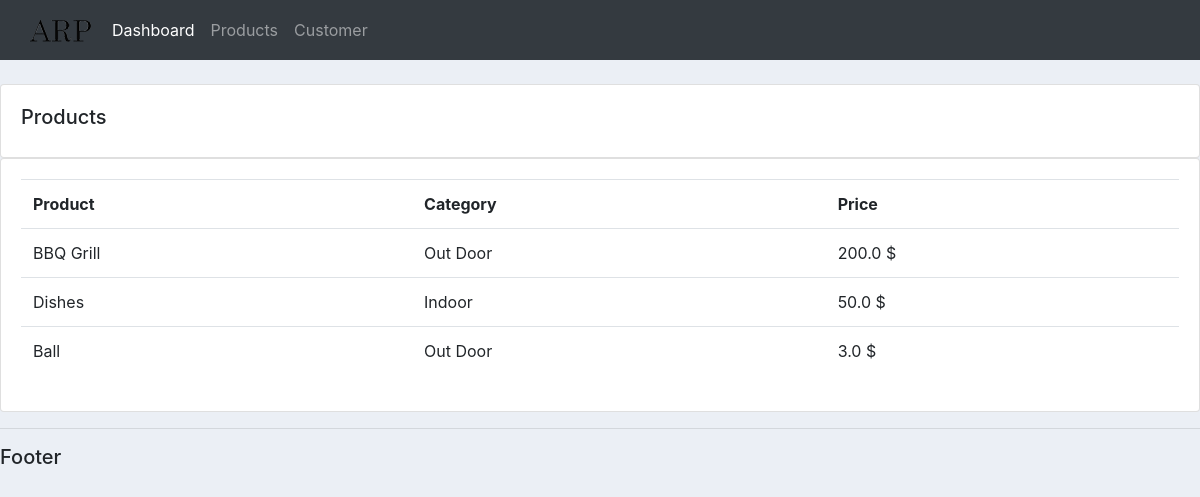
Screenshot of /products/ with the database file from the repository.
### accounts/models.py (models this page shows, shortened)
class Product(models.Model):
    CATEGORY = (  # drop down menu for category
        ('Indoor', 'Indoor'),
        ('Out Door', 'Out Door')
    )
    name = models.CharField(max_length=200, null=True)
    price = models.FloatField(null=True)
    category = models.CharField(max_length=200, null=True, choices=CATEGORY)  # **
    description = models.CharField(max_length=200, null=True,blank=True)
    date_created = models.DateTimeField(auto_now_add=True, null=True)
    tag = models.ManyToManyField(Tag)  # *****

### accounts/views.py (the view)
# urls.py: path('products/', views.products),
def products(request):
    products = Product.objects.all()
    return render(request, 'accounts/products.html',
                  {'products': products})  # third item: to throw out variables to template

### accounts/templates/accounts/products.html
{% extends 'accounts/main.html' %}
{% block content %}
    <br>
    <div class="row">
        <div class="col-md">
            <div class="card card-body">
                <h5>Products</h5>
            </div>
            <div class="card card-body">
                <table class="table">
                    <tr>
                        <th>Product</th>
                        <th>Category</th>
                        <th>Price</th>
                    </tr>
                    {% for i in products %}
                        <tr>
                            <td>{{ i.name }}</td>
                            <td>{{ i.category }}</td>
                            <td>{{ i.price }} $</td>
                        </tr>
                    {% endfor %}
                </table>
            </div>
        </div>
    </div>
{% endblock %}

### static/css/main.css (style rules this page uses)
body { background-color: #ebeff5; }

### rows the page displays
Product: name "BBQ Grill", category "Out Door", price "200.0"
Product: name "Dishes", category "Indoor", price "50.0"
Product: name "Ball", category "Out Door", price "3.0"
